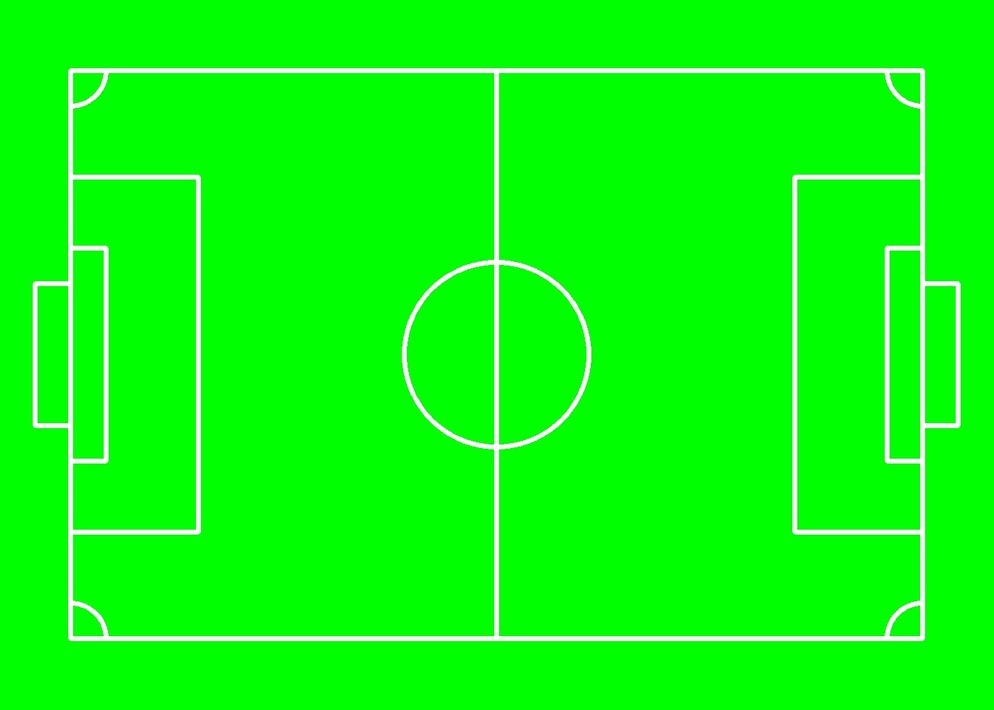
#> input picture Project1-robot_localization/Program/Error_distribution_map/bgrMap.jpg, 994 x 710 px, shrunk from 1400 x 1000 before the run
$ python draw.py   (older library calls are emulated)
#> lines starting #> are read from the running program, lines starting #| are printed output that depends on the picture; after the words box and inside, x2 and y2 are one past the last pixel; in counts of white or black regions, pixels touching at a corner belong together
import cv2
import numpy as np

bgr_map = cv2.imread("bgrMap.jpg")
#> bgr_map is the input picture: shape (710, 994, 3); mean B, G, R 12.4, 254.1, 11.4
gray_map = cv2.cvtColor(bgr_map,cv2.COLOR_BGR2GRAY)
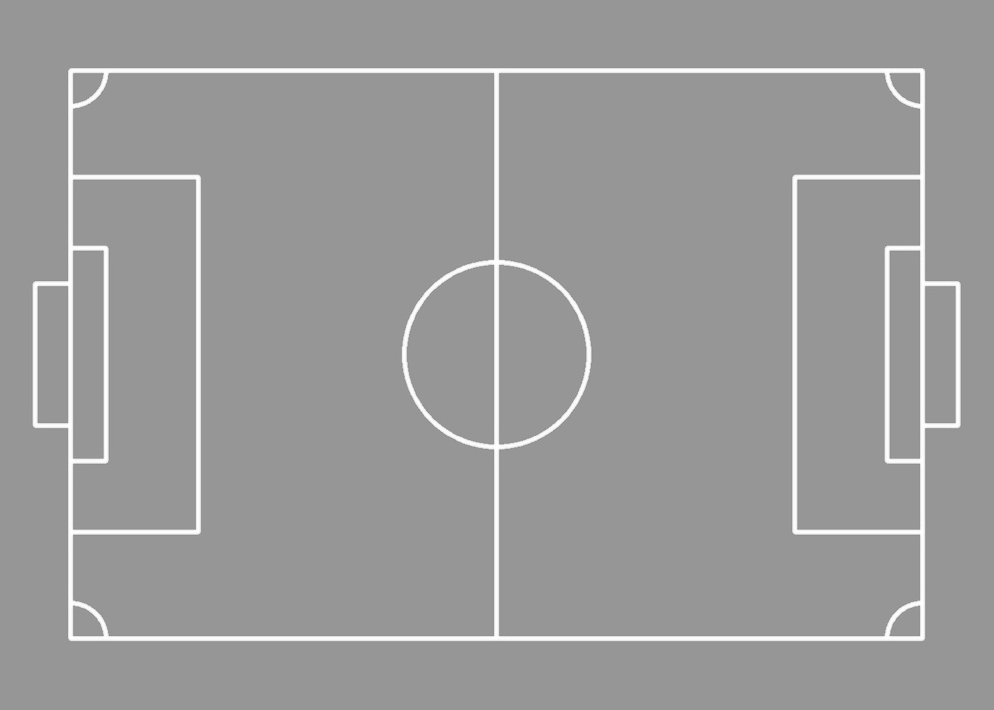
#> gray_map: shape (710, 994); min 134, max 255, mean 154.1
ret, bin_map = cv2.threshold(gray_map, 200, 255, cv2.THRESH_BINARY)
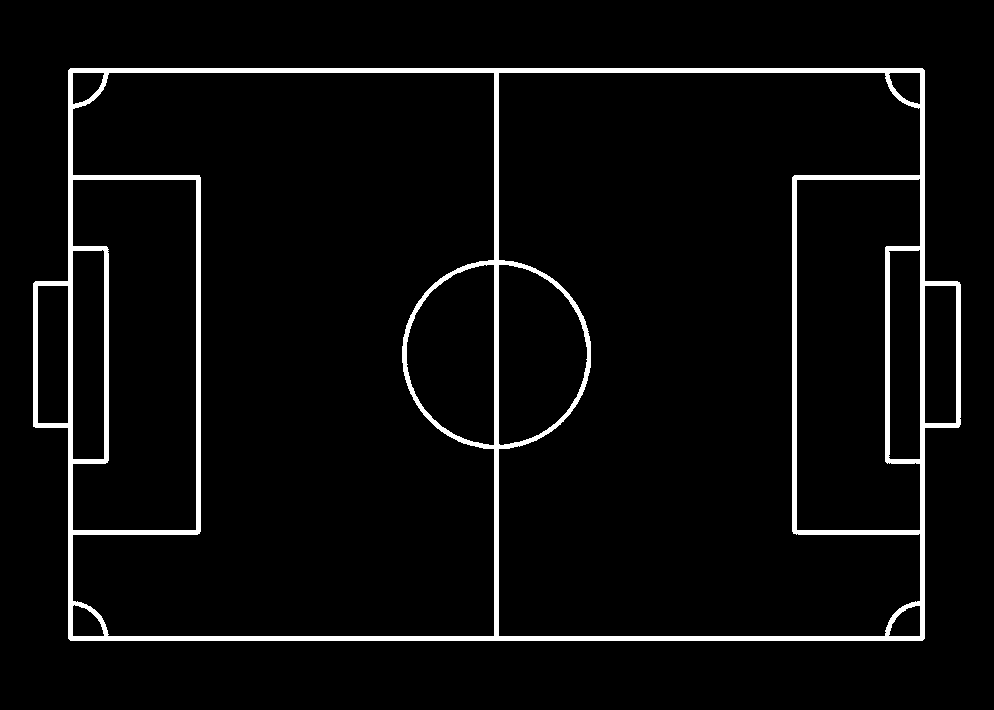
#> bin_map: shape (710, 994); 4.5% white; 1 white region, box (x1, y1, x2, y2) and area: (33, 68, 961, 641) 31502

kernel = np.ones((2,2), np.uint8)
# bin_map = cv2.dilate(bin_map, kernel, iterations=5)
bin_map = (255-bin_map)

dist = cv2.distanceTransform(bin_map, distanceType=cv2.DIST_L2, maskSize=3, dstType=cv2.CV_8U)
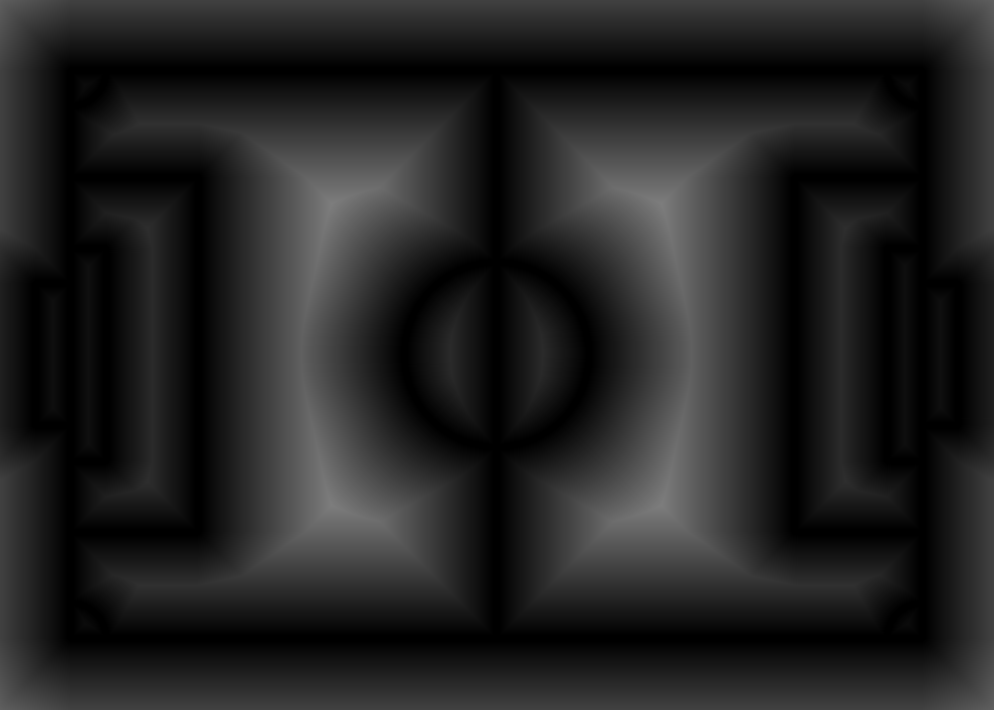
#> dist: shape (710, 994) float32; min 0, max 125.1, mean 35.4
dist2 = cv2.normalize(dist, None, alpha=0, beta=255, norm_type=cv2.NORM_MINMAX, dtype=cv2.CV_8U)
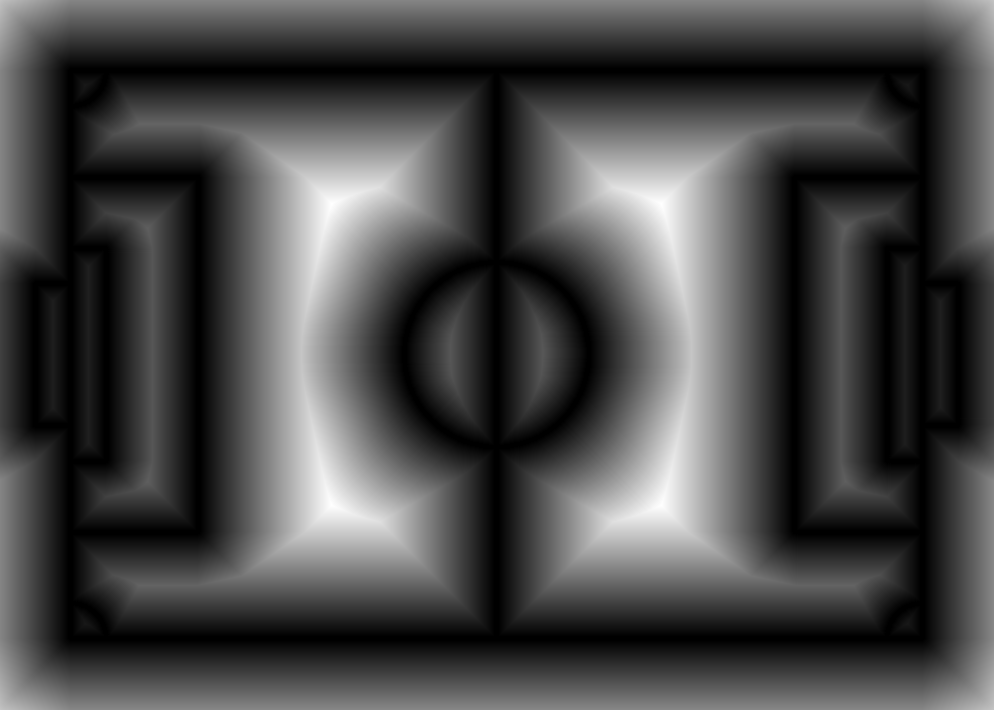
#> dist2: shape (710, 994); min 0, max 255, mean 72.1
##print(dist2.shape)
##dist2 = 255-dist2
data_bin = dist2.flatten()
print(data_bin.dtype)
#| uint8
data_bin_dob = data_bin.astype(np.double)
print(data_bin_dob.dtype)
#| float64

file=open("error_bgrMap","wb")
array=bytearray(data_bin_dob)
file.write(array)
file.close()

# [9 lines of commented-out code are left out]

cv2.imshow('BGR MAP', bgr_map)
cv2.imshow('Gray MAP', gray_map)
cv2.imshow('BIN MAP', bin_map)
cv2.imshow('dist MAP', dist)
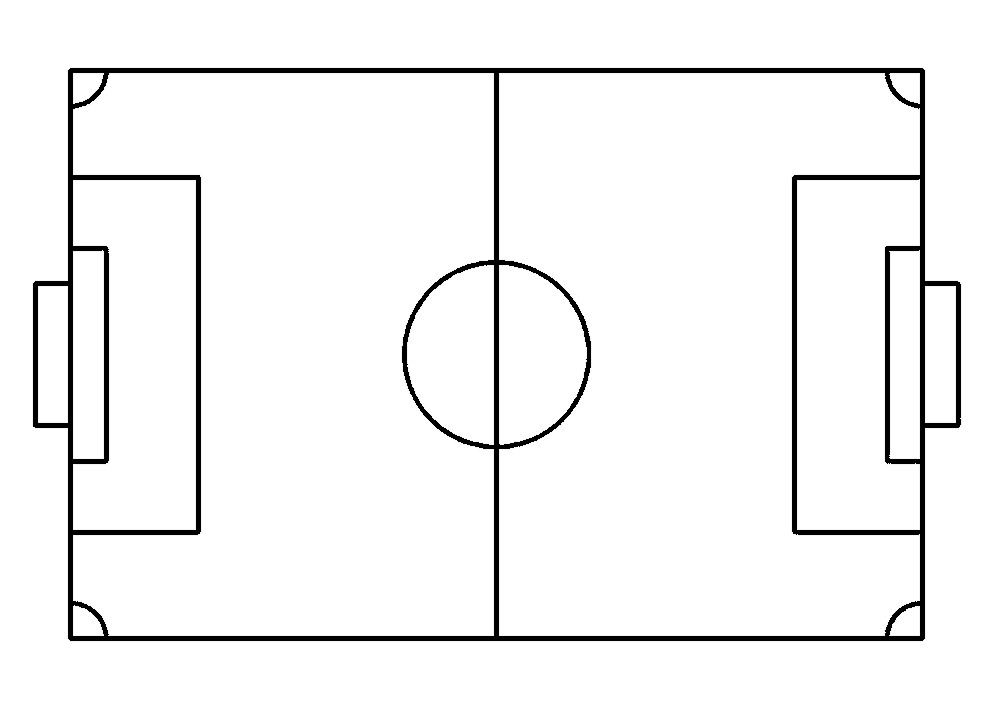
#> window 'dist MAP': shape (710, 994); min 0, max 255, mean 243.4
cv2.imshow('dist2 MAP', dist2)


if cv2.waitKey(0) & 0xff == 27:
#> (key Esc is pressed here)
    cv2.destroyAllWindows()
